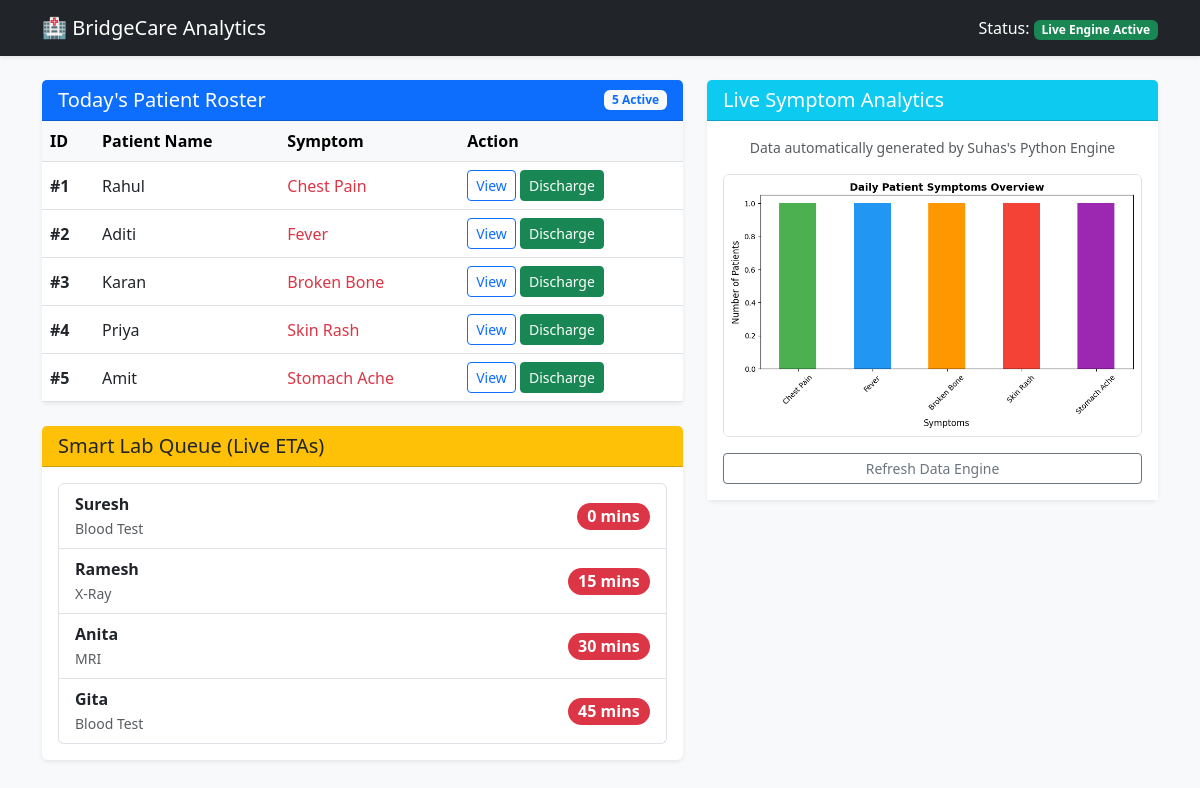
Screenshot of / (signed in) with the database file from the repository.
### tables this page shows
CREATE TABLE Patients (
    patient_id INTEGER PRIMARY KEY AUTOINCREMENT,
    name TEXT NOT NULL,
    symptom TEXT NOT NULL
);

CREATE TABLE LabQueue (
    queue_id INTEGER PRIMARY KEY AUTOINCREMENT,
    patient_name TEXT NOT NULL,
    test_type TEXT NOT NULL
);

### app.py (the view, shortened to what this page needs)
@app.route('/')
def dashboard():
    if 'user_id' not in session:
        return redirect(url_for('login'))
    if session['role'] == 'Doctor':
        conn = sqlite3.connect('hospital.db')
        df = pd.read_sql("SELECT patient_id, name, symptom FROM Patients", conn)
        queue_df = pd.read_sql("SELECT patient_name, test_type FROM LabQueue", conn)
        conn.close()
        processed_patients = assign_doctors(df)
        processed_queue = calculate_lab_etas(queue_df)
        generate_symptom_chart(processed_patients)
        return render_template('dashboard.html',
                               patients=processed_patients.to_dict(orient='records'),
                               lab_queue=processed_queue.to_dict(orient='records'),
                               current_user=session['username'])

### analytics_engine.py (called while the page is built)
def assign_doctors(patient_data):
    patient_data['assigned_doctor'] = patient_data['symptom'].map(symptom_mapping).fillna("General Physician")
    return patient_data

def calculate_lab_etas(queue_data):
    time_per_test_mins = 15
    queue_data['wait_time_mins'] = queue_data.index * time_per_test_mins
    queue_data['eta_display'] = queue_data['wait_time_mins'].astype(str) + " mins"
    return queue_data

def generate_symptom_chart(patient_data):
    print("\nGenerating Clinic Analytics...")
    symptom_counts = patient_data['symptom'].value_counts()
    plt.figure(figsize=(8, 5))
    symptom_counts.plot(kind='bar', color=['#4CAF50', '#2196F3', '#FF9800', '#F44336', '#9C27B0'])
    plt.title('Daily Patient Symptoms Overview', fontsize=14, fontweight='bold')
    plt.xlabel('Symptoms', fontsize=12)
    plt.ylabel('Number of Patients', fontsize=12)
    plt.xticks(rotation=45)
    plt.tight_layout()
    image_path = 'static/symptom_chart.png'
    plt.savefig(image_path)
    print(f"✅ SUCCESS: Chart saved to '{image_path}'")

### templates/dashboard.html (shortened to what this page needs)
<!DOCTYPE html>
<html lang="en">
<head>
    <link href="https://cdn.jsdelivr.net/npm/bootstrap@5.3.0/dist/css/bootstrap.min.css" rel="stylesheet">
</head>
<body class="bg-light">
    <nav class="navbar navbar-expand-lg navbar-dark bg-dark mb-4 shadow-sm">
        <div class="container">
            <a class="navbar-brand" href="#">🏥 BridgeCare Analytics</a>
            <span class="navbar-text text-white">
                Status: <span class="badge bg-success">Live Engine Active</span>
            </span>
        </div>
    </nav>
    <div class="container">
        <div class="row">
            <div class="col-md-7">
                <div class="card mb-4 shadow-sm border-0">
                    <div class="card-header bg-primary text-white d-flex justify-content-between align-items-center">
                        <h5 class="mb-0">Today's Patient Roster</h5>
                        <span class="badge bg-light text-primary">{{ patients|length }} Active</span>
                    </div>
                    <div class="card-body p-0">
                        <table class="table table-hover mb-0">
                            <thead class="table-light">
                                <tr>
                                    <th>ID</th>
                                    <th>Patient Name</th>
                                    <th>Symptom</th>
                                    <th>Action</th>
                                </tr>
                            </thead>
                            <tbody>
                                {% for p in patients %}
                                <tr class="clickable-row">
                                    <td class="align-middle fw-bold">#{{ p.patient_id }}</td>
                                    <td class="align-middle">{{ p.name }}</td>
                                    <td class="align-middle text-danger">{{ p.symptom }}</td>
                                    <td>
                                        <button class="btn btn-sm btn-outline-primary" onclick="alert('Loading full medical record for {{ p.name }}...')">View</button>
                                        <button class="btn btn-sm btn-success" onclick="alert('Patient {{ p.name }} has been marked as Treated!')">Discharge</button>
                                    </td>
                                </tr>
                                {% endfor %}
                            </tbody>
                        </table>
                    </div>
                </div>
                <div class="card shadow-sm border-0">
                    <div class="card-header bg-warning text-dark">
                        <h5 class="mb-0">Smart Lab Queue (Live ETAs)</h5>
                    </div>
                    <div class="card-body">
                        <div class="list-group">
                            {% for q in lab_queue %}
                            <button type="button" class="list-group-item list-group-item-action d-flex justify-content-between align-items-center" onclick="alert('Paging {{ q.patient_name }} to the Lab for their {{ q.test_type }}...')">
                                <div>
                                    <strong>{{ q.patient_name }}</strong> <br>
                                    <small class="text-muted">{{ q.test_type }}</small>
                                </div>
                                <span class="badge bg-danger rounded-pill fs-6">{{ q.eta_display }}</span>
                            </button>
                            {% endfor %}
                        </div>
                    </div>
                </div>
            </div>
            <div class="col-md-5">
                <div class="card shadow-sm border-0">
                    <div class="card-header bg-info text-white">
                        <h5 class="mb-0">Live Symptom Analytics</h5>
                    </div>
                    <div class="card-body text-center bg-white">
                        <p class="text-muted small mb-3">Data automatically generated by Suhas's Python Engine</p>
                        <img src="{{ url_for('static', filename='symptom_chart.png') }}" class="img-fluid rounded border" alt="Symptom Chart" style="transition: transform 0.3s;" onmouseover="this.style.transform='scale(1.05)'" onmouseout="this.style.transform='scale(1)'">
                        <div class="mt-3">
                            <button class="btn btn-outline-secondary btn-sm w-100" onclick="location.reload()">Refresh Data Engine</button>
                        </div>
                    </div>
                </div>
            </div>
        </div>
    </div>
</body>
</html>

### templates/dashboard.html (style rules this page uses)
.clickable-row { cursor: pointer; transition: background-color 0.2s; }
.card { transition: transform 0.2s; }

### rows the page displays
Patients: patient_id "1", name "Rahul", symptom "Chest Pain"
Patients: patient_id "2", name "Aditi", symptom "Fever"
Patients: patient_id "3", name "Karan", symptom "Broken Bone"
Patients: patient_id "4", name "Priya", symptom "Skin Rash"
Patients: patient_id "5", name "Amit", symptom "Stomach Ache"
LabQueue: patient_name "Suresh", test_type "Blood Test", eta_display "0 mins"
LabQueue: patient_name "Ramesh", test_type "X-Ray", eta_display "15 mins"
LabQueue: patient_name "Anita", test_type "MRI", eta_display "30 mins"
LabQueue: patient_name "Gita", test_type "Blood Test", eta_display "45 mins"

### other values shown
{{ patients|length }} "5"
